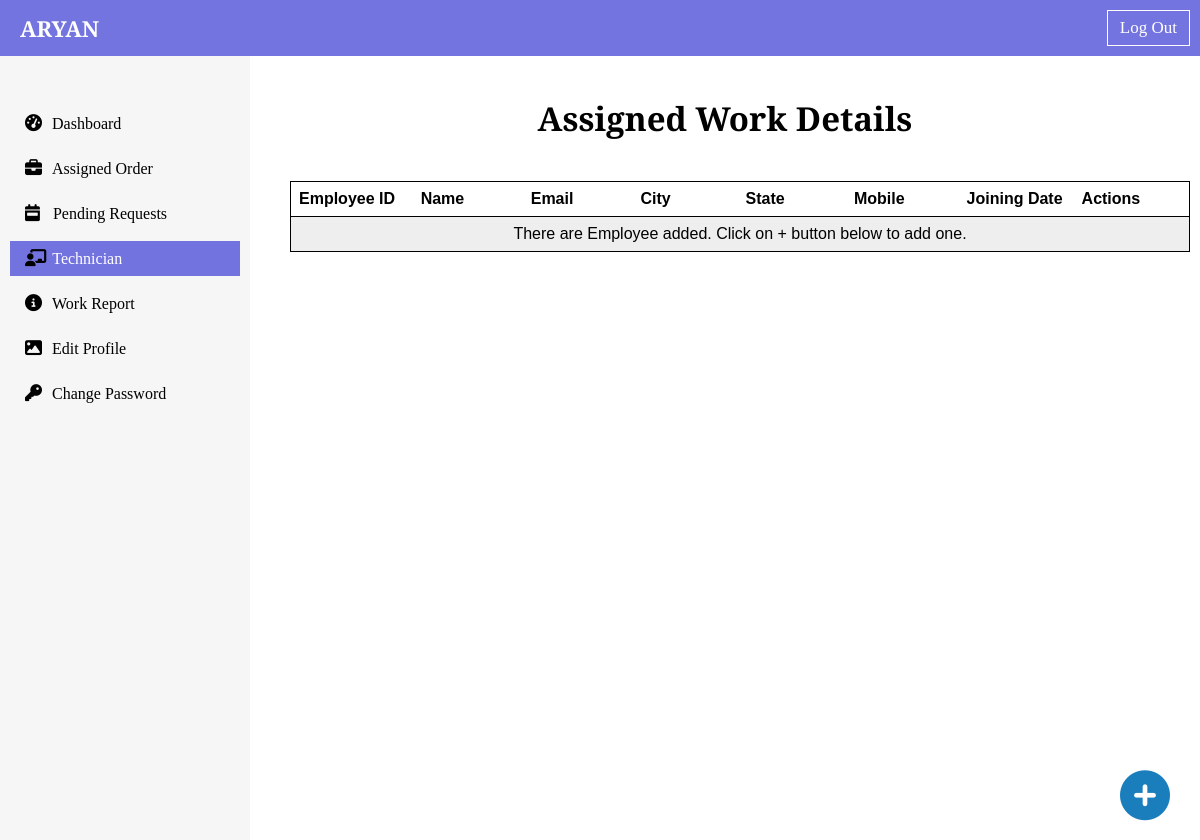
Page /dashboard/technician_list/ (signed in) on the earlier database version.
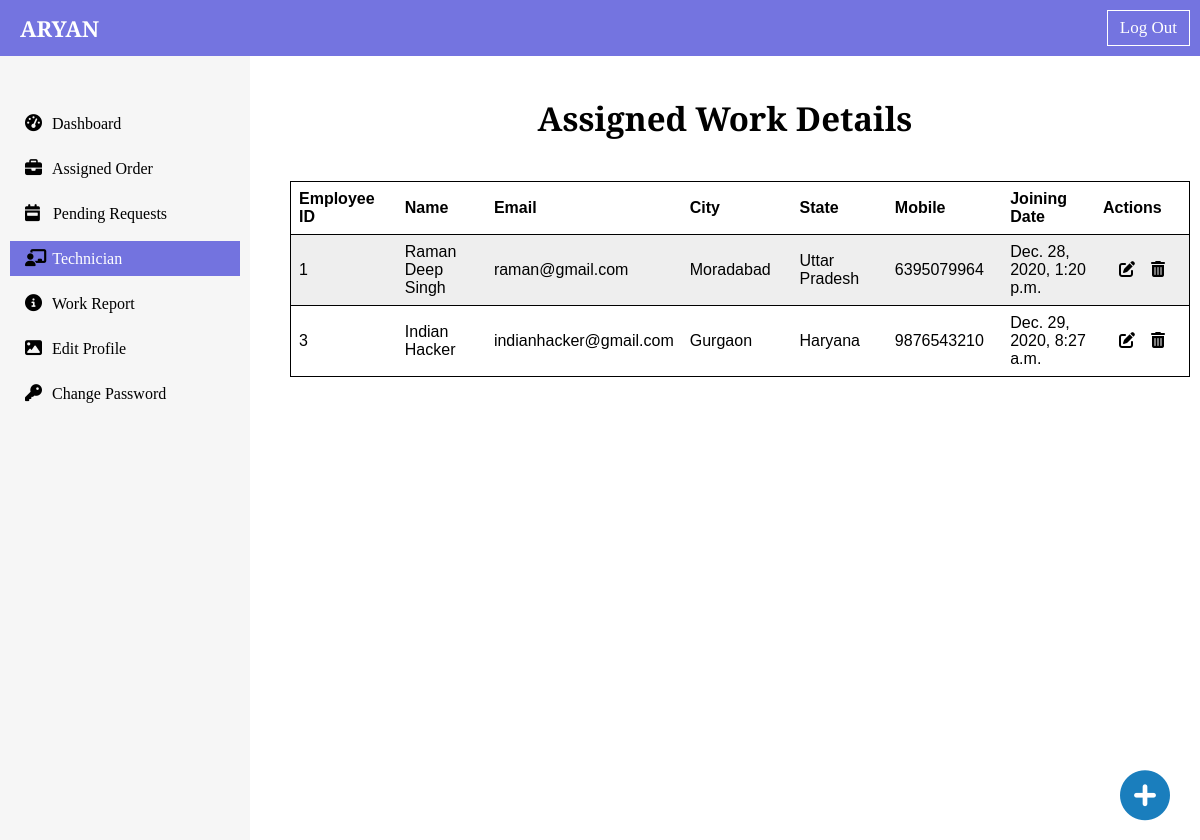
Same page on the later database version.
### dashboard/models.py (models this page shows, shortened)
class TechnicianList(models.Model):
    employee_id = models.AutoField(primary_key=True)
    name = models.CharField(max_length=50)
    email = models.EmailField(max_length=254)
    mobile = models.IntegerField()
    city = models.CharField(max_length=50)
    state = models.CharField(max_length=50)
    joining_date = models.DateTimeField(auto_now_add=True, null=True)

### dashboard/views.py (the view)
# urls.py: path("technician_list/", views.technician_list, name="technician_list"),
def technician_list(request):
    if request.user.is_superuser:
        technicians_list = TechnicianList.objects.all()
        context = {"technicians_list":technicians_list}
        return render(request, 'dashboard/admin/technician_list.html', context)
    else:
        return HttpResponse("<h1 style='text-align: center; margin-top: 30px;'> You are not Authorized for this page </h1>")

### templates/dashboard/admin/technician_list.html (shortened to what this page needs)
{% extends 'admin_base.html' %}
{% block technicianactive %} active {% endblock technicianactive %}
{% block body %}
<div class="table-div" id="assigned-list-table">
        <h2 class="md-heading text-center">Assigned Work Details</h2>
        <table>
            <tr>
                <th>Employee ID</th>
                <th>Name</th>
                <th>Email</th>
                <th>City</th>
                <th>State</th>
                <th>Mobile</th>
                <th>Joining Date</th>
                <th>Actions</th>
            </tr>
            {% if technicians_list %}
            {% for technician in technicians_list %}
            <tr>
                <td>{{technician.employee_id}}</td>
                <td>{{technician.name}}</td>
                <td>{{technician.email}}</td>
                <td>{{technician.city}}</td>
                <td>{{technician.state}}</td>
                <td>{{technician.mobile}}</td>
                <td>{{technician.joining_date}}</td>
                <td><div class="action-btn flex-row-space-evenly">
                    <a href="{% url 'add_technician' technician.employee_id %}" class="view-eye-btn"><i class="fas fa-edit"></i></a>
                    <a href="{% url 'delete_technician' technician.employee_id %}" class="delete-assigned-btn"><i class="fas fa-trash-alt"></i></a>
                </div></td>
            </tr>
            {% endfor %}
            {% else %}
            <tr>
                <td colspan=9><div class="text-center">There are Employee added. Click on + button below to add one. </div></td>
            </tr>
            {% endif %}
        </table>
    </div>
    <div class="add-employee-btn">
        <a href="{% url 'add_technician' 0 %}"><i class="fas fa-plus-circle"></i></a>
    </div>
{% endblock body %}

Differences in the rows shown:
added TechnicianList: employee_id "1", name "Raman Deep Singh", email "raman@gmail.com", city "Moradabad", state "Uttar Pradesh", mobile "6395079964", joining_date "Dec. 28, 2020, 1:20 p.m."
added TechnicianList: employee_id "3", name "Indian Hacker", email "indianhacker@gmail.com", city "Gurgaon", state "Haryana", mobile "9876543210", joining_date "Dec. 29, 2020, 8:27 a.m."
Other differences:
text no longer shown: "There are Employee added. Click on + button below to add one."
